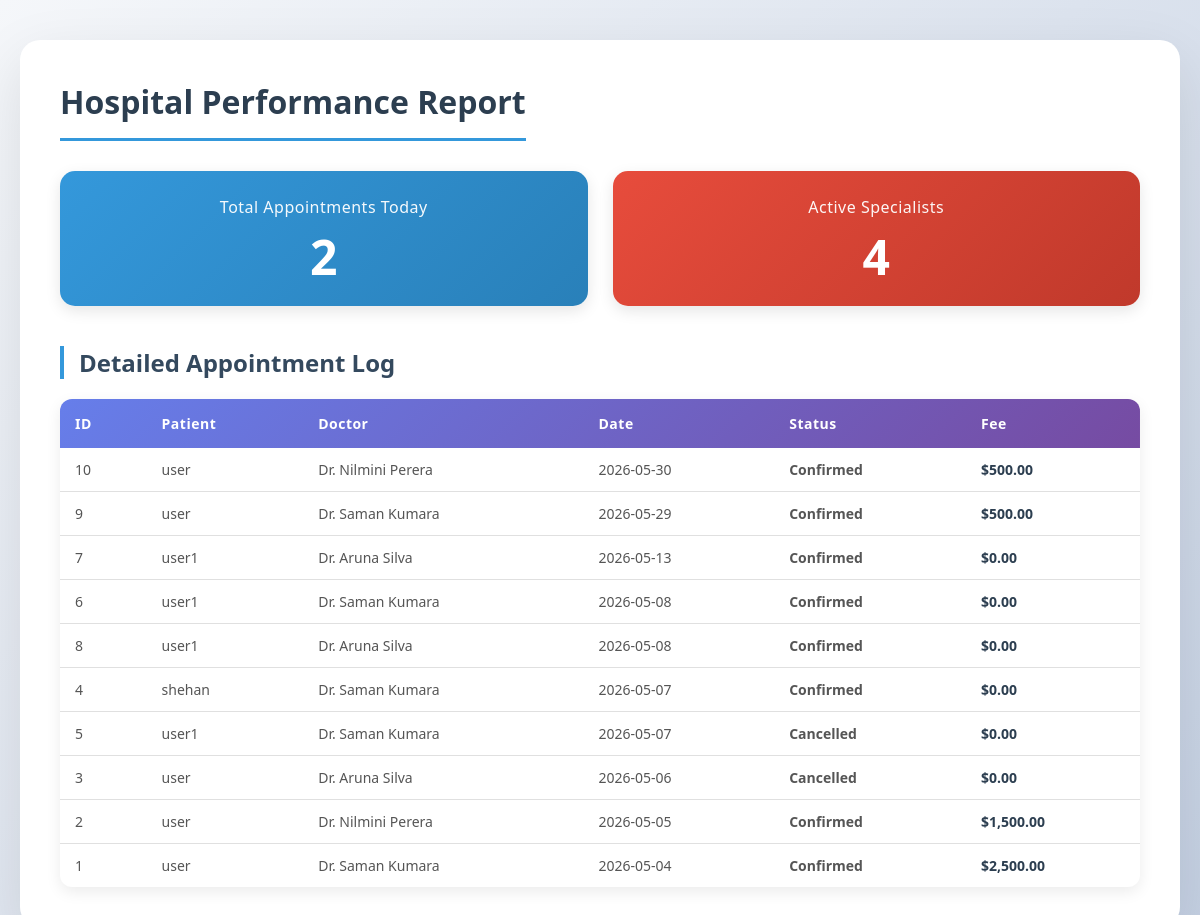
/adreport.php, run on the app's committed database.
### tables this page shows
CREATE TABLE IF NOT EXISTS `appointments` (
  `appointment_id` int NOT NULL AUTO_INCREMENT,
  `patient_id` int NOT NULL,
  `doctor_id` int NOT NULL,
  `appointment_date` date NOT NULL,
  `appointment_time` time DEFAULT NULL,
  `status` enum('Pending','Confirmed','Cancelled') DEFAULT 'Pending',
  PRIMARY KEY (`appointment_id`),
  KEY `patient_id` (`patient_id`),
  KEY `doctor_id` (`doctor_id`)
);

### includes/report_logic.php (called while the page is built)
<?php
require_once __DIR__ . '/db.php';
$stmtStats = $pdo->query("SELECT COUNT(*) as total FROM appointments WHERE appointment_date = CURDATE()");
$todayCount = $stmtStats->fetch()['total'];
$stmtDocs = $pdo->query("SELECT COUNT(*) as total FROM doctors");
$doctorCount = $stmtDocs->fetch()['total'];
$stmtLog = $pdo->query("SELECT * FROM vw_AppointmentSummary ORDER BY appointment_date DESC");
$appointments = $stmtLog->fetchAll();
?>

### adreport.php (the view, shortened to what this page needs)
<?php include 'includes/report_logic.php'; ?>
<!DOCTYPE html>
<html lang="en">
<head>
    <link rel="stylesheet" href="style2.css">
</head>
<body>
<main class="container">
    <h2>Hospital Performance Report</h2>
    <div class="stats-grid">
        <div class="stat-box">
            <h4>Total Appointments Today</h4>
            <p class="count"><?php echo $todayCount; ?></p>
        </div>
        <div class="stat-box">
            <h4>Active Specialists</h4>
            <p class="count"><?php echo $doctorCount; ?></p>
        </div>
    </div>
    <h3>Detailed Appointment Log</h3>
    <table class="data-table">
        <thead>
            <tr>
                <th>ID</th>
                <th>Patient</th>
                <th>Doctor</th>
                <th>Date</th>
                <th>Status</th>
                <th>Fee</th>
            </tr>
        </thead>
        <tbody>
            <?php foreach ($appointments as $row): ?>
            <tr>
                <td><?php echo htmlspecialchars($row['appointment_id']); ?></td>
                <td><?php echo htmlspecialchars($row['patient_name']); ?></td>
                <td><?php echo htmlspecialchars($row['doctor_name']); ?></td>
                <td><?php echo htmlspecialchars($row['appointment_date']); ?></td>
                <td><?php echo htmlspecialchars($row['status']); ?></td>
                <td>$<?php echo number_format(($row['amount'] ?? 0), 2); ?></td>
            </tr>
            <?php endforeach; ?>
        </tbody>
    </table>
</main>
</body>
</html>

### style2.css (style rules this page uses)
* { margin: 0; padding: 0; box-sizing: border-box; }
body { font-family: 'Segoe UI', Tahoma, Geneva, Verdana, sans-serif; background: linear-gradient(135deg, #f5f7fa 0%, #c3cfe2 100%); min-height: 100vh; padding: 40px 20px; }
.container { max-width: 1200px; margin: 0 auto; background: white; border-radius: 20px; box-shadow: 0 20px 60px rgba(0, 0, 0, 0.1); padding: 40px; animation: fadeIn 0.6s ease-out; }
.container h2 { color: #2c3e50; font-size: 32px; font-weight: 600; margin-bottom: 30px; padding-bottom: 15px; border-bottom: 3px solid #3498db; display: inline-block; }
.container h3 { color: #34495e; font-size: 24px; font-weight: 600; margin: 40px 0 20px 0; position: relative; padding-left: 15px; border-left: 4px solid #3498db; }
.stats-grid { display: grid; grid-template-columns: repeat(auto-fit, minmax(250px, 1fr)); gap: 25px; margin-bottom: 40px; }
.stat-box { background: linear-gradient(135deg, #667eea 0%, #764ba2 100%); padding: 25px; border-radius: 15px; text-align: center; color: white; transition: transform 0.3s ease, box-shadow 0.3s ease; box-shadow: 0 5px 15px rgba(0, 0, 0, 0.1); }
.stat-box h4 { font-size: 16px; font-weight: 500; margin-bottom: 15px; opacity: 0.95; letter-spacing: 0.5px; }
.stat-box .count { font-size: 48px; font-weight: 700; margin: 0; line-height: 1; }
.stat-box:first-child { background: linear-gradient(135deg, #3498db, #2980b9); }
.stat-box:last-child { background: linear-gradient(135deg, #e74c3c, #c0392b); }
.data-table { width: 100%; border-collapse: collapse; background: white; border-radius: 12px; overflow: hidden; box-shadow: 0 5px 15px rgba(0, 0, 0, 0.08); }
.data-table thead { background: linear-gradient(135deg, #667eea 0%, #764ba2 100%); color: white; }
.data-table th { padding: 15px; text-align: left; font-weight: 600; font-size: 14px; letter-spacing: 0.5px; }
.data-table td { padding: 12px 15px; border-bottom: 1px solid #e0e0e0; color: #555; font-size: 14px; }
.data-table tbody tr { transition: background-color 0.3s ease; }
.data-table tbody tr:last-child td { border-bottom: none; }
.data-table td:nth-child(5) { font-weight: 600; }
.data-table td:last-child { font-weight: 600; color: #2c3e50; }

### data on the page
appointments: appointment_id "10", patient_name "user", doctor_name "Dr. Nilmini Perera", appointment_date "2026-05-30", status "Confirmed", amount "500.00"
appointments: appointment_id "9", patient_name "user", doctor_name "Dr. Saman Kumara", appointment_date "2026-05-29", status "Confirmed", amount "500.00"
appointments: appointment_id "7", patient_name "user1", doctor_name "Dr. Aruna Silva", appointment_date "2026-05-13", status "Confirmed", amount "0.00"
appointments: appointment_id "6", patient_name "user1", doctor_name "Dr. Saman Kumara", appointment_date "2026-05-08", status "Confirmed", amount "0.00"
appointments: appointment_id "8", patient_name "user1", doctor_name "Dr. Aruna Silva", appointment_date "2026-05-08", status "Confirmed", amount "0.00"
appointments: appointment_id "4", patient_name "shehan", doctor_name "Dr. Saman Kumara", appointment_date "2026-05-07", status "Confirmed", amount "0.00"
appointments: appointment_id "5", patient_name "user1", doctor_name "Dr. Saman Kumara", appointment_date "2026-05-07", status "Cancelled", amount "0.00"
appointments: appointment_id "3", patient_name "user", doctor_name "Dr. Aruna Silva", appointment_date "2026-05-06", status "Cancelled", amount "0.00"
appointments: appointment_id "2", patient_name "user", doctor_name "Dr. Nilmini Perera", appointment_date "2026-05-05", status "Confirmed", amount "1,500.00"
appointments: appointment_id "1", patient_name "user", doctor_name "Dr. Saman Kumara", appointment_date "2026-05-04", status "Confirmed", amount "2,500.00"

### other printed values
$todayCount "2"
$doctorCount "4"
